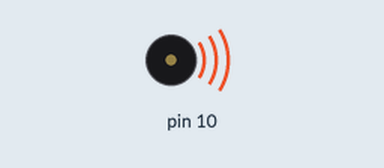
The sketch below on a simulated Arduino Uno, built with avr-gcc and run on an emulated ATmega328P. Shown: buzzer (waves = sounding).

Above: at 0.5 s.
At 5.5 s:
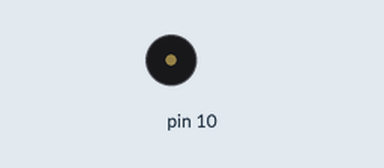
Timing chart, 0 to 6.9 s (numbered marks = the images above):
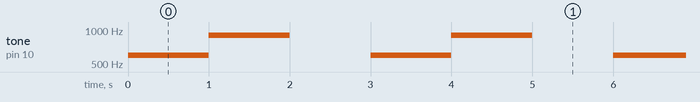

Measured:
- by itself, tone on pin 10: repeats every 3.0 s: 900 Hz 1.0 s, silent 1.0 s, 600 Hz 1.0 s

The sketch:

buzzer.ino
```cpp
void setup() {
   pinMode(10, OUTPUT); // объявляем пин 10 как выход
}

void loop() {

   tone (10, 600); // включаем на пьезодинамик 600 Гц

   delay(1000); // ждем 1 секунду

   tone(10, 900); // включаем на пьезодинамик 900 Гц

   delay(1000); // ждем 1 секунду

   noTone(10); // отключаем пьезодинамик на пин 11

   delay(1000); // ждем 1 секунду
}
```
